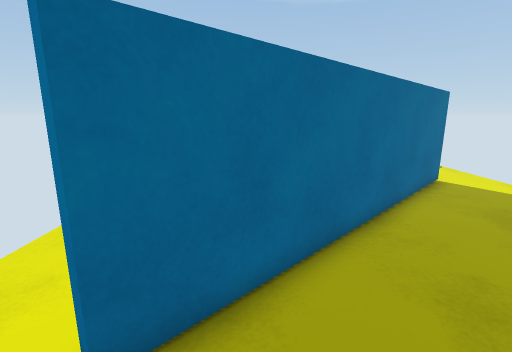
View 1 (above)

14 first-person views from a walk through a Unity game level. The camera is 1.5 m above the floor, tilts 12° down and sees 85° across. The floor is counted in squares, 0.5 m on a side. Each view is taken from the middle of a square. On the plan, view 1 faces up. The plan holds only what a view shows up to about 20 squares ahead; the rest is blank. The place goes on beyond the plan. The player is left out.

View 2
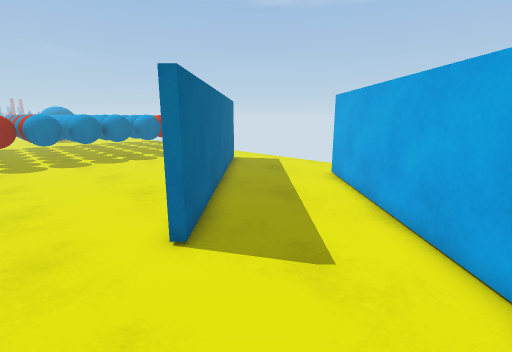

View 3
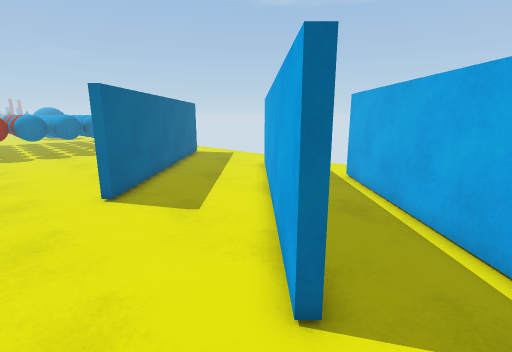

View 4
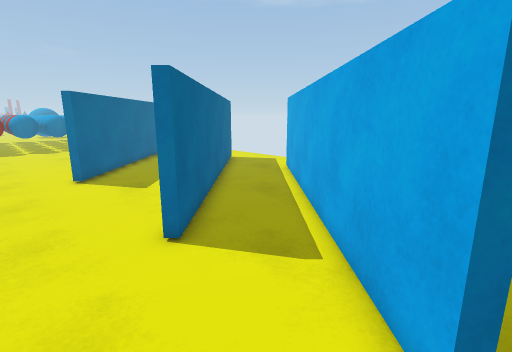

View 5
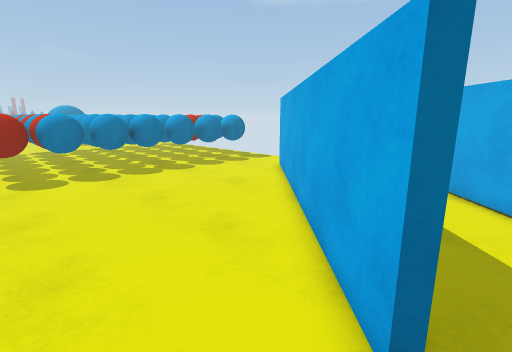

View 6
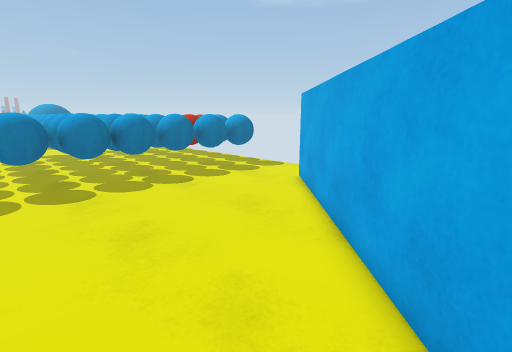

View 7
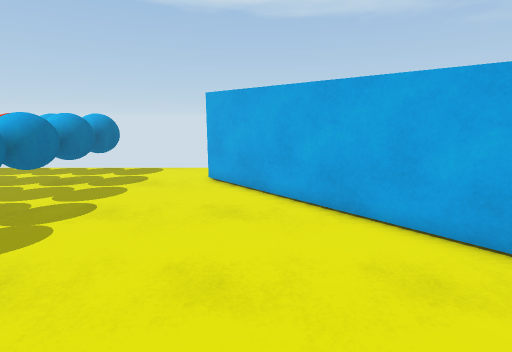

View 8
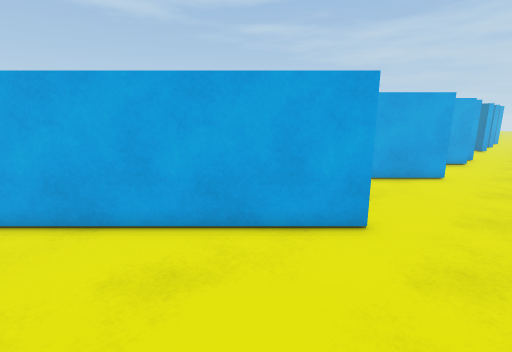

View 9
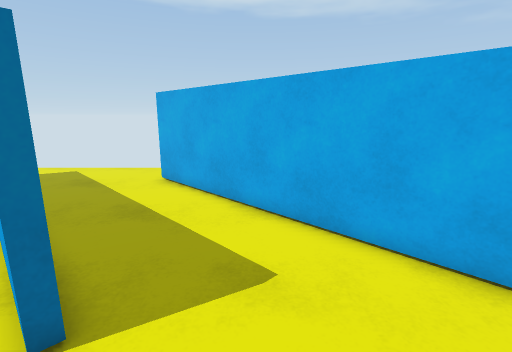

View 10
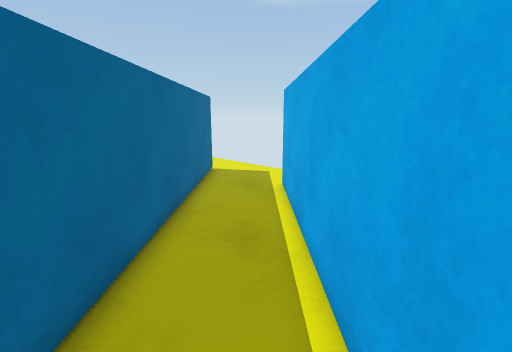

View 11
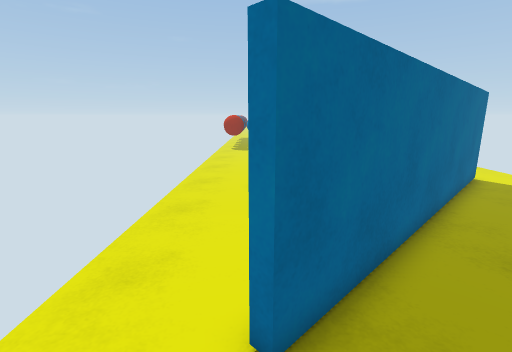

View 12
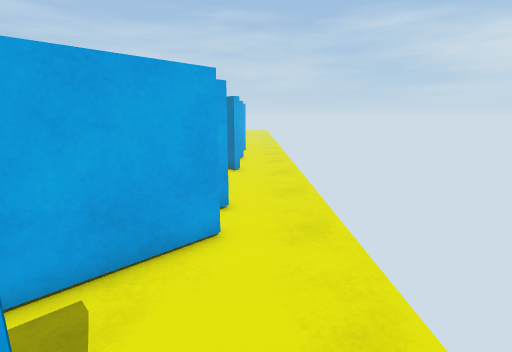

View 13
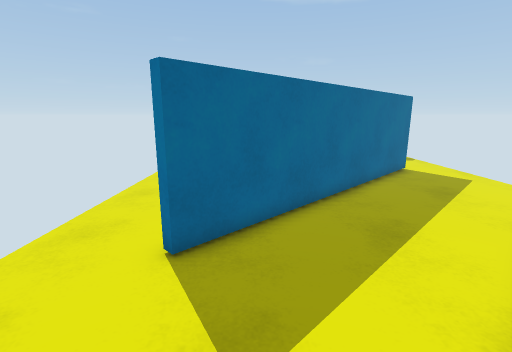

View 14
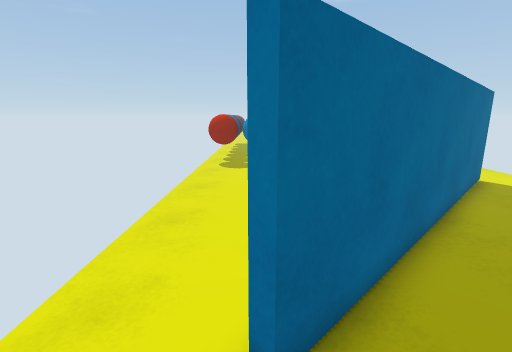

### Floor plan
Key: @ floor where view 1 was taken; # wall or solid block; x gap in a wall; . floor.
Columns run from 5 left of view 1 to 11 right of it. Each row starts with its distance up from view 1.
 19 #####   #######
 18 ##.########.####.
 17 .................
 16 .................
 15 .................
 14 .................
 13 .............#...
 12 ............##...
 11 ...........##....
 10 ..........##.....
  9 .........##......
  8 ........##.......
  7 .......##........
  6 ......##.........
  5 .....##..........
  4 ....##.......##..
  3 ...##.......##...
  2 ...........##....
  1 ..........##.....
  0 .....@...##......
 -1 ........##.....
 -2 .......##...##
 -3 ......##...##
 -4 .....##...##
 -5 ....##...##
 -6 ...##...##
 -7 .......##
 -8 ......##
 -9 .....##
-10 ....##
-11 ...##
-12 ...x.

Positions as (right, up) in squares from view 1, and headings:
1: (0, 0), facing up
2: (-5, -3), facing up-right
3: (-5, -8), facing up-right
4: (-5, -12), facing up-right
5: (-5, 2), facing up-right
6: (-3, 5), facing up-right
7: (-5, 11), facing right
8: (-5, 10), facing down-right
9: (-5, 0), facing right
10: (-1, -9), facing up-right
11: (-2, -9), facing up
12: (-3, -5), facing down
13: (0, -3), facing up
14: (-2, 0), facing up
